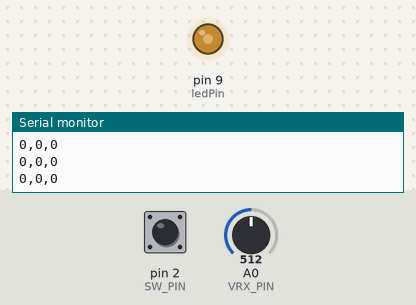
A sketch run on a simulated Arduino Uno, built with avr-gcc and run on an emulated ATmega328P. Shown: output pins drawn as LEDs (lit = HIGH), the last lines printed to the serial monitor. Inputs (shaded band) come from the test bench; at power-on: A0 (VRX_PIN) = 512, pin 2 (SW_PIN) HIGH.

Above: at 1.2 s.
1.3 s: A0 (VRX_PIN) set to 716
At 2.3 s:
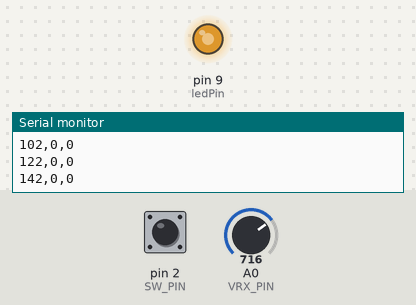
2.8 s: A0 (VRX_PIN) set to 900
At 3.7 s:
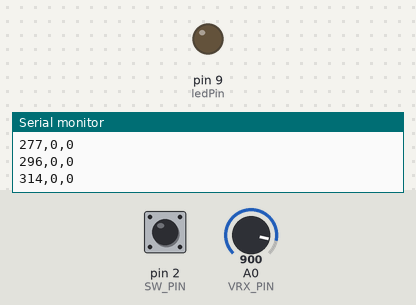
4.3 s: A0 (VRX_PIN) set to 892
At 5.0 s:
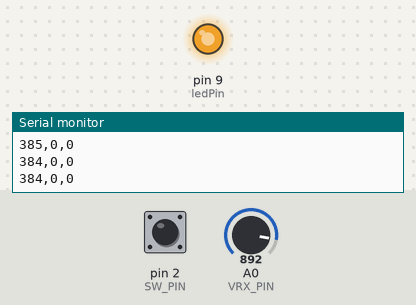
5.8 s: A0 (VRX_PIN) set to 122
At 6.4 s:
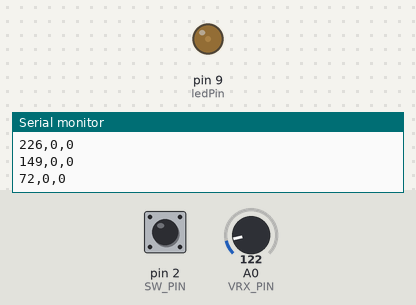
7.3 s: A0 (VRX_PIN) set to 0
At 7.8 s:
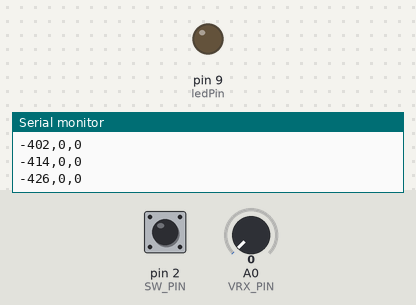
8.8 s: A0 (VRX_PIN) set to 3
10.3 s: A0 (VRX_PIN) set to 6
At 11.8 s:
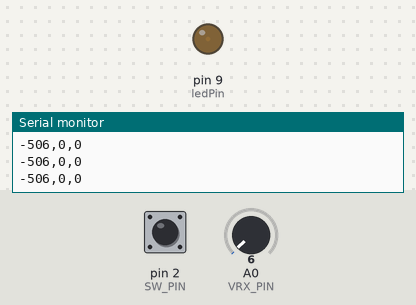
Timing chart, 0 to 12.9 s (numbered marks = the images above; inputs shaded):
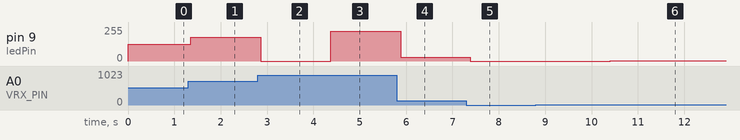

The sketch:

game.ino
```cpp
#define VRX_PIN A0
#define VRY_PIN A1
#define SW_PIN 2

int ledPin = 9;

int sensorValue = 0;
int brightness = 0;
int joyX = 0, joyY = 0, sw = 0;

const int numReadings = 10;

int xReadings[numReadings];  // the readings from the analog input
int yReadings[numReadings];
int readIndex = 0;          // the index of the current reading
float xTotal = 0, yTotal = 0;              // the running total
float xAverage = 0, yAverage = 0;            // the average
float xStart, yStart;
bool start = false;
unsigned long lastTime = 0;
const int interval = 16;

void setup() {
  // put your setup code here, to run once:
  Serial.begin(9600);
  pinMode(SW_PIN, INPUT_PULLUP);

  for(int i = 0; i < numReadings; i++) {
    xReadings[i] = 0;
    yReadings[i] = 0;
  }
}

void loop() {
  // put your main code here, to run repeatedly:
  int x = analogRead(VRX_PIN);

  int sw = digitalRead(SW_PIN);

  xTotal = xTotal - xReadings[readIndex];

  // read from the sensor:
  xReadings[readIndex] = x;

  // add the reading to the total:
  xTotal = xTotal + x;

  // advance to the next position in the array:
  readIndex = readIndex + 1;

  // calculate the average:
  xAverage = xTotal / numReadings;


  // if we're at the end of the array...
  if (readIndex >= numReadings) {
    // ...wrap around to the beginning:
    readIndex = 0;
    if (!start) {
      xStart = xAverage;

      start = true;
    }
  }
  sensorValue = analogRead(VRX_PIN);
  brightness = map(sensorValue, 0, 1023, 0, 255);
  analogWrite(ledPin, brightness);

  if (sensorValue >= 900) {
    digitalWrite(ledPin, HIGH);

    digitalWrite(ledPin, LOW);

  }

  if (start) {
    unsigned long now = millis();
    if (now - lastTime > interval) {
      //Serial.print("x = ");
      Serial.print((int) (xAverage-xStart));
      Serial.print(",");
      Serial.print((int) (yAverage-yStart));
      Serial.print(",");
      Serial.println(!sw);

      lastTime = now;
    }

    delay(150);
  }
}
```

Measured:
- the behaviour switches between 900 and 899 on A0 (VRX_PIN) (found by bisection; images 2 and 3)
- after the input at 1.3 s, pin 9 (ledPin): 127/255 → 178/255 after 0.06 s
- after the input at 2.8 s, pin 9 (ledPin): 178/255 → 0/255 after 0.07 s
- after the input at 4.3 s, pin 9 (ledPin): 0/255 → 222/255 after 0.07 s
- after the input at 5.8 s, pin 9 (ledPin): 222/255 → 30/255 after 0.08 s
- after the input at 7.3 s, pin 9 (ledPin): 30/255 → 0/255 after 0.09 s
- after the input at 10.3 s, pin 9 (ledPin): 0/255 → 1/255 after 0.10 s
